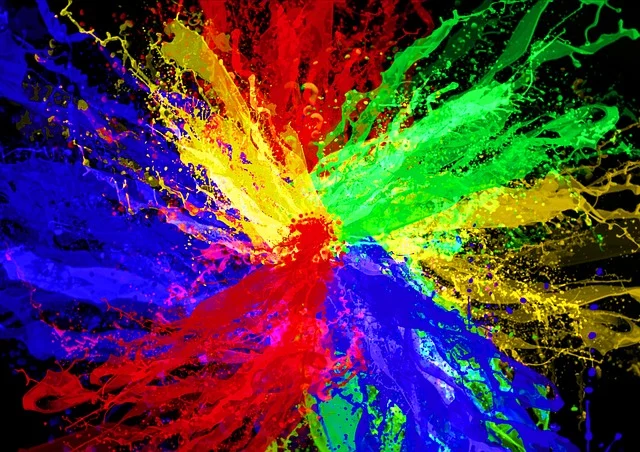
#> input picture DAY13/image.jpg, 640 x 452 px
$ python imageWraping.py
#> lines starting #> are read from the running program, lines starting #| are printed output that depends on the picture
import cv2
import numpy as np

image = cv2.imread("image.jpg")
#> image is the input picture: shape (452, 640, 3); mean B, G, R 69, 60.7, 79.9

H = np.array([
    [1, 0.2, 0],
    [0.1, 1, 0],
    [0.001, 0.002, 1]
], dtype=float)

H_inv = np.linalg.inv(H)

height, width = image.shape[:2]
#> height = 452; width = 640
#> `opencv_warp = cv2.warpPerspective( image, H, (width, height) )`:
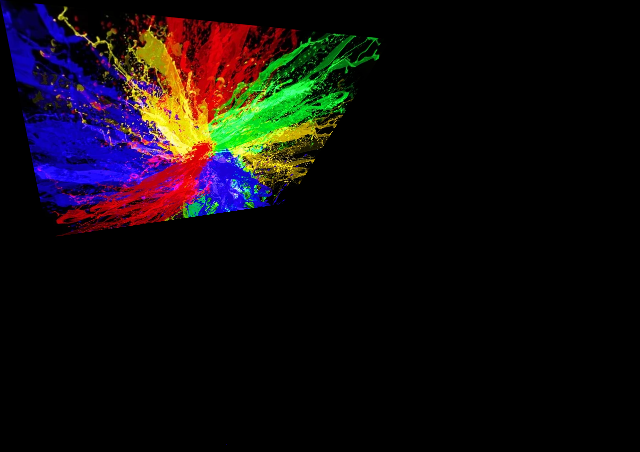
#> opencv_warp: shape (452, 640, 3); mean B, G, R 14.4, 11.6, 16.6
warped=np.zeros_like(image)

def manual_warp(image, H):

    height, width = image.shape[:2]
#> height = 452; width = 640

    warped = np.zeros_like(image)

    H_inv = np.linalg.inv(H)

    for y in range(height):

        for x in range(width):

            destination = np.array(
                [x, y, 1],
                dtype=float
            )

            source = H_inv @ destination

            source = source / source[2]

            src_x = int(source[0])
            src_y = int(source[1])

            if (
                0 <= src_x < width and
                0 <= src_y < height
            ):

                warped[y, x] = image[src_y, src_x]

    return warped

opencv_warp = cv2.warpPerspective(
    image,
    H,
    (width, height)
)

#> (the run stopped early here; a loop or call above may not have finished)
